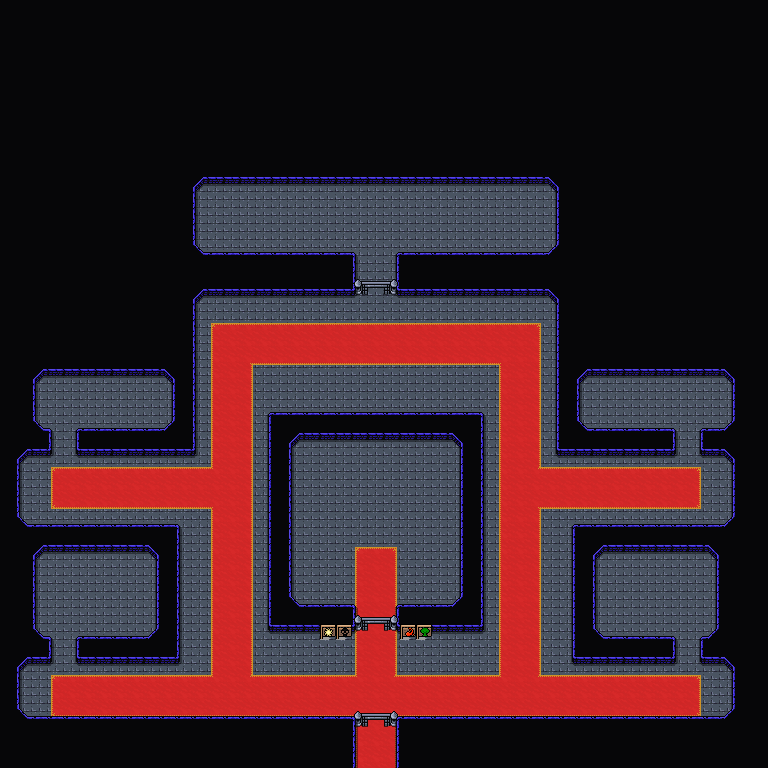

A level layout from a 2D game, rendered from its tile map. Below: a short description, then the map file with tile-grid data replaced by summaries:
An orthogonal 48x48 tile map with 16x16 px tiles, 5 tile layers (Background, Floor, Ground, Foreground, ...), 3 tilesets and 15 objects.

<map version="1.10" tiledversion="1.11.2" orientation="orthogonal" renderorder="right-down" width="48" height="48" tilewidth="16" tileheight="16" infinite="0" nextlayerid="7" nextobjectid="108">
 <editorsettings>
  <export target="wastetown..tmx" format="tmx" />
 </editorsettings>
 <properties>
  <property name="respawnEnemies" type="bool" value="true" />
 </properties>
 <tileset firstgid="1" source="../../../../common/maps/tileset/main.tsx" />
 <tileset firstgid="10113" source="../../../../common/maps/tileset/buildings.tsx" />
 <tileset firstgid="11905" source="../../../../common/maps/tileset/FarmFood.tsx" />
 <layer id="1" name="Background" width="48" height="48">
  <data>[2304 cells, 2304 non-empty, 2 distinct tile ids]</data>
 </layer>
 <layer id="6" name="Floor" width="48" height="48">
  <data>[2304 cells, 265 non-empty, 13 distinct tile ids]</data>
 </layer>
 <layer id="2" name="Ground" width="48" height="48">
  <data>[2304 cells, 23 non-empty, 5 distinct tile ids]</data>
 </layer>
 <layer id="3" name="Foreground" width="48" height="48">
  <properties>
   <property name="spriteLayer" type="bool" value="true" />
  </properties>
  <data>[2304 cells, 1668 non-empty, 15 distinct tile ids]</data>
 </layer>
 <layer id="5" name="AboveSprites" width="48" height="48">
  <data>[2304 cells, 19 non-empty, 8 distinct tile ids]</data>
 </layer>
 <objectgroup id="4" name="Objects">
  <object id="60" template="../../../../common/maps/obj/entry_up.tx" x="357" y="768" width="38" height="16">
   <properties>
    <property name="teleport" value="../Realm of Legends/maps/map/magetower/Mirror_Gallery_1.tmx" />
   </properties>
  </object>
  <object id="94" template="../../../../common/maps/obj/enemy.tx" x="367.333" y="522">
   <properties>
    <property name="effect" value="{ &quot;startBattleWithCard&quot;: [&quot;Magnetic Mountain|4ED&quot;, &quot;Eyes of the Wisent|LRW&quot;, &quot;Command Tower&quot;, &quot;Exotic Orchard&quot;, &quot;Dune-Brood Nephilim&quot;, &quot;Conqueror's Flail&quot; ] }" />
    <property name="enemy" value="Saskia" />
    <property name="pursueRange" type="int" value="0" />
   </properties>
  </object>
  <object id="95" template="../../../../common/maps/obj/enemy.tx" x="312" y="565.333">
   <properties>
    <property name="effect">{
"startBattleWithCard": ["Altar of the Goyf|MH2", "Urborg Lhurgoyf|DMU", "Savage Lands|CMM", "Trailblazer's Boots|ZEN", "Seal of Primordium|MM3"
]}</property>
    <property name="enemy" value="Disa" />
    <property name="threatRange" type="int" value="0" />
   </properties>
  </object>
  <object id="96" template="../../../../common/maps/obj/enemy.tx" x="315.333" y="485.333">
   <properties>
    <property name="effect">{
"startBattleWithCard": ["Jungle Shrine", "Waystone's Guidance|YTDM", "Roar of Resistance", "Bioengineered Future", "Team Pennant"
]}</property>
    <property name="enemy" value="Gahiji" />
    <property name="threatRange" type="int" value="0" />
   </properties>
  </object>
  <object id="97" template="../../../../common/maps/obj/enemy.tx" x="367.333" y="470">
   <properties>
    <property name="effect">{
"startBattleWithCard": ["Sunlit Marsh", "Wooded Ridgeline", "Cindervines", "Hidden Stockpile"
]}</property>
    <property name="enemy" value="Tymna and Tana" />
    <property name="threatRange" type="int" value="0" />
   </properties>
  </object>
  <object id="98" template="../../../../common/maps/obj/enemy.tx" x="416" y="485.333">
   <properties>
    <property name="effect">{
"startBattleWithCard": ["Sandsteppe Citadel", "Priest of Fell Rites", "Hunting Grounds", "Insidious Roots"
]}</property>
    <property name="enemy" value="Karador" />
    <property name="threatRange" type="int" value="0" />
   </properties>
  </object>
  <object id="99" template="../../../../common/maps/obj/enemy.tx" x="415.333" y="569.333">
   <properties>
    <property name="effect">{ 
"startBattleWithCard": ["Ancestral Katana|NEO", "Nomad Outpost|CMM", "Experimental Synthesizer|NEO", "Peerless Samurai|NEO", "Waystone's Guidance|YTDM"
]}</property>
    <property name="enemy" value="Isshin" />
    <property name="threatRange" type="int" value="0" />
   </properties>
  </object>
  <object id="100" template="../../../../common/maps/obj/enemy.tx" x="129.333" y="412.667">
   <properties>
    <property name="effect">{ "startBattleWithCard": [ "Mox Sapphire", "Sapphire Medallion", "Sapphire Collector", "Thought Reflection|2XM", "Mind's Dilation|EMN"]
}</property>
    <property name="enemy" value="Hakim" />
    <property name="threatRange" type="int" value="0" />
   </properties>
  </object>
  <object id="101" template="../../../../common/maps/obj/enemy.tx" x="126.667" y="596">
   <properties>
    <property name="effect" value="{ &quot;startBattleWithCard&quot;: [ &quot;Tome of the Infinite&quot;, &quot;Wizard Class|BLC&quot;, &quot;Zuran Spellcaster|ICE&quot;, &quot;Reliquary Tower|M13&quot;, &quot;Karmic Justice|ODY&quot;, &quot;Phyrexian Arena|APC&quot;, &quot;Propaganda|TMP&quot;, &quot;Zuran Orb|ICE&quot; ]}" />
    <property name="enemy" value="Zur" />
   </properties>
  </object>
  <object id="102" template="../../../../common/maps/obj/enemy.tx" x="607.333" y="412">
   <properties>
    <property name="effect" value="{ &quot;startBattleWithCard&quot;: [ &quot;Urza's Armor|8ED&quot;, &quot;Urza's Saga&quot;, &quot;Urza's Workshop|BRC&quot;, &quot;Urza's Bauble|ICE&quot;, &quot;Liberator, Urza's Battlethopter|BRO&quot;, &quot;Urza's Tome|DOM&quot;, &quot;Urza's Avenger|5ED&quot;  ] }" />
    <property name="enemy" value="Urza" />
   </properties>
  </object>
  <object id="103" template="../../../../common/maps/obj/enemy.tx" x="298" y="227.333">
   <properties>
    <property name="effect">{ 
"lifeModifier": 20, 
"startBattleWithCard": [ "Teferi's Ageless Insight", "Teferi's Honor Guard", "Teferi's Drake|MIR", "Teferi's Isle", "Zhalfirin Void", "Teferi's Sentinel|DOM", "Oath of Teferi|DOM" ] }</property>
    <property name="enemy" value="Teferi" />
   </properties>
  </object>
  <object id="104" template="../../../../common/maps/obj/enemy.tx" x="514.667" y="224.667">
   <properties>
    <property name="effect">{ 
"lifeModifier": 20, 
"startBattleWithCard": [ "Forest|KHM", "Island|KHM", "Ominous seas|IKO", "Quest for Ula's Temple", "komas_coil", "komas_coil",  "komas_coil" ]
}</property>
    <property name="enemy" value="Koma" />
    <property name="hidden" type="bool" value="false" />
   </properties>
  </object>
  <object id="105" template="../../../../common/maps/obj/enemy.tx" x="424" y="223.333">
   <properties>
    <property name="effect">{ 
"lifeModifier": 20, 
"startBattleWithCard": [ "Inkmoth Nexus", "Spellskite", "The surgical bay|ONE", "Viral Drake", "Shrine of Piercing Vision|NPH", "Surgical Skullbomb|ONE", "Atmosphere Surgeon|ONE", "Inexorable Tide|SOM" ] }</property>
    <property name="enemy" value="Jin-Gitaxias" />
    <property name="threatRange" value="0" />
    <property name="waypoints" value="" />
   </properties>
  </object>
  <object id="106" template="../../../../common/maps/obj/enemy.tx" x="607.333" y="605.333" width="16" height="16">
   <properties>
    <property name="effect">{ "startBattleWithCard": [ "Kiora's Follower|PBNG", "Bident of Thassa", "Quest for Ula's Temple|WWK", "Temple of the False God|C17", "Reservoir Kraken", "Reef Worm|MH3", "Ominous Seas|IKO"
 ]}</property>
    <property name="enemy" value="Kiora" />
   </properties>
  </object>
  <object id="107" template="../../../../common/maps/obj/enemy.tx" x="223.333" y="224">
   <properties>
    <property name="effect">{
"lifeModifier": 20, 
"startBattleWithCard": ["Thassa's Emissary", "Altar of the Pantheron", "Ever-Watching Threshold", "Callaphe, beloved of the sea", "Thassa's Ire|JOU", "Thassa's Devourer|JOU", "Traveler's Amulet|ths", "Font of Fortunes|JOU"
]}</property>
    <property name="enemy" value="Thassa" />
   </properties>
  </object>
 </objectgroup>
</map>
